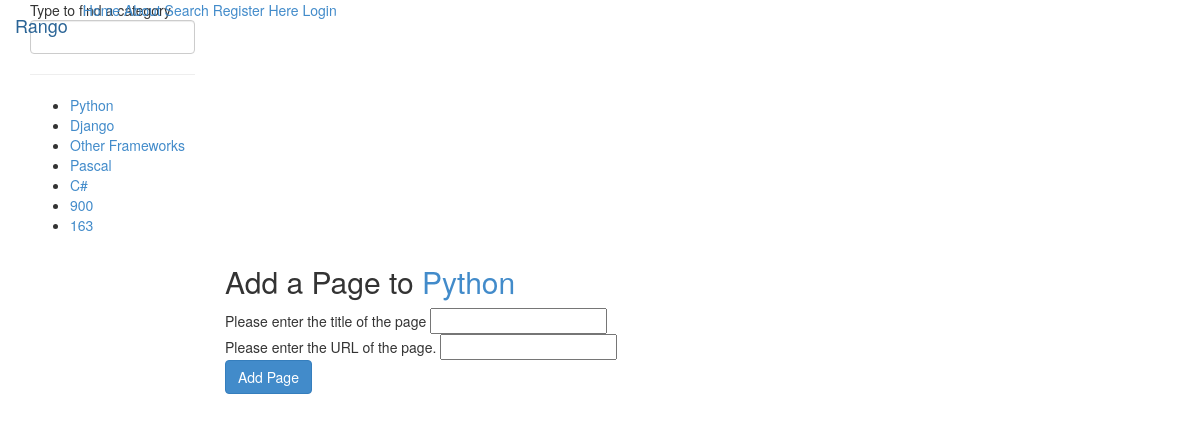
Page /rango/category/python/add_page/ on the earlier database version.
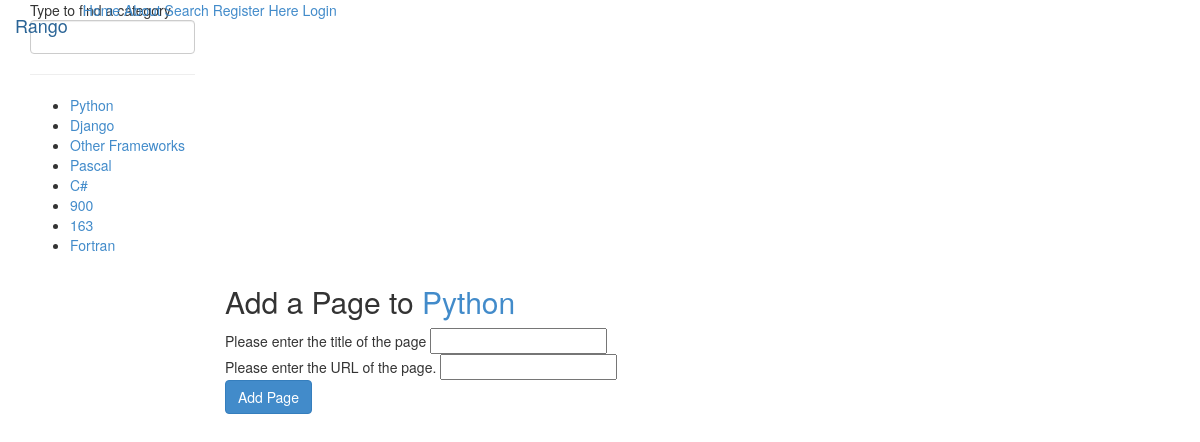
Same page on the later database version.
### rango/models.py (models this page shows, shortened)
class Category(models.Model):
    maxlength = 128
    name = models.CharField(max_length=maxlength, unique=True)
    views = models.IntegerField(default=0)
    likes = models.IntegerField(default=0)
    slug = models.SlugField(unique=True)
    class Meta:
        verbose_name_plural = "Categories"

### rango/views.py (the view, shortened to what this page needs)
# urls.py: url(r'^category/(?P<category_name_slug>[\w\-]+)/add_page/$',
def add_page(request, category_name_slug):
    try:
        category = Category.objects.get(slug=category_name_slug)
    except Category.DoesNotExit:
        category = None
    form = PageForm()
    context_dict = {'form': form, 'category': category}
    return render(request, 'rango/add_page.html', context_dict)

### rango/forms.py (shortened to what this page needs)
class PageForm(forms.ModelForm):
    title = forms.CharField(max_length=Page.maxlength, help_text="Please enter the title of the page")
    url = forms.URLField(max_length=200, help_text="Please enter the URL of the page.")
    views = forms.IntegerField(widget=forms.HiddenInput(), initial=0)
    class Meta:
        model = Page
        exclude = ('category',)

### rango/templatetags/rango_template_tags.py (called while the page is built)
@register.inclusion_tag('rango/cats.html')#注册tag
def get_category_list(cat=None):
    return {'cats': Category.objects.all(),'act_cat':cat}

### templates/rango/add_page.html (shortened to what this page needs)
{% extends 'rango/base.html' %}
{% block body_block %}
        <link href="http://v4-alpha.getbootstrap.com/examples/signin/signin.css" rel="stylesheet"/>
        {% if category %}
            <form role="form" id="page_form" method="post" action="/rango/category/{{ category.slug }}/add_page/">
            <h2 class="form-signin-heading">Add a Page to <a href="rango/category/{{ category.slug }}/">{{ category.name }}</a></h2>
            {% for field in form.visible_fields %}
                {{ field.help_text }}
                {{ field }}
                <br >
            {% endfor %}
            <button class="btn btn-primary" type="submit" name="submit">Add Page</button>
            </form>
        {% else %}
            A category by this name does note exist
        {% endif %}
{% endblock %}

### templates/rango/cats.html
{% block sidebar_block %}
    <ul>
        {% if cats %}
            {% for c in cats %}
                {% if c == act_cat %}
                    <strong>
                        <li><a href="{% url 'rango:show_category' c.slug %}">{{ c.name }}</a></li>
                    </strong>
                {% else %}
                    <li><a href="{% url 'rango:show_category' c.slug %}">{{ c.name }}</a></li>
                {% endif %}
            {% endfor %}
        {% else %}
            <li><strong>There are no categories present.</strong></li>
        {% endif %}
    </ul>
{% endblock %}

Differences in the rows shown:
added Category: name "Fortran"
